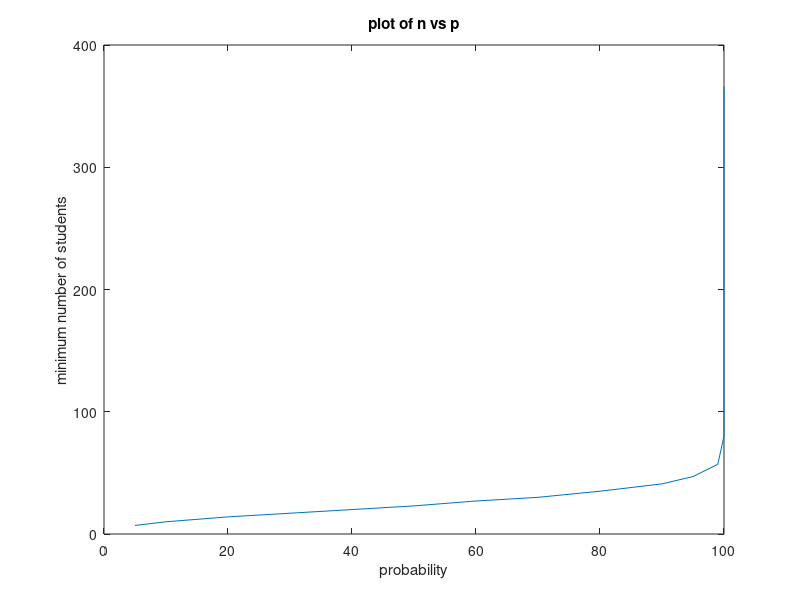

MATLAB code for this plot:
clear;clc;
p = [5, 10, 15, 20, 30, 40, 50, 60, 70, 80, 90, 95, 99, 99.99, 99.9999, 100];

ans = [1];
ans(1)=[];

for elem = p
    if(p <= 0)
        ans = [ans 0];
        continue;
    end
    n=3;
    frac = (100*365*364)/(365*365);
    to_mult = 363;
    
    while frac > 100-elem
        n = n+1;
        if(to_mult == 0)
            break;
        end
        frac = (frac * to_mult)/365;
        to_mult = to_mult - 1;
    end
    ans = [ans n-1];
end

for elem = 1:length(ans)
    fprintf('For p=%f ; n = %d\n', p(1,elem), ans(1,elem));
end

plot(p, ans);
title('plot of n vs p');
xlabel('probability');
ylabel('minimum number of students');